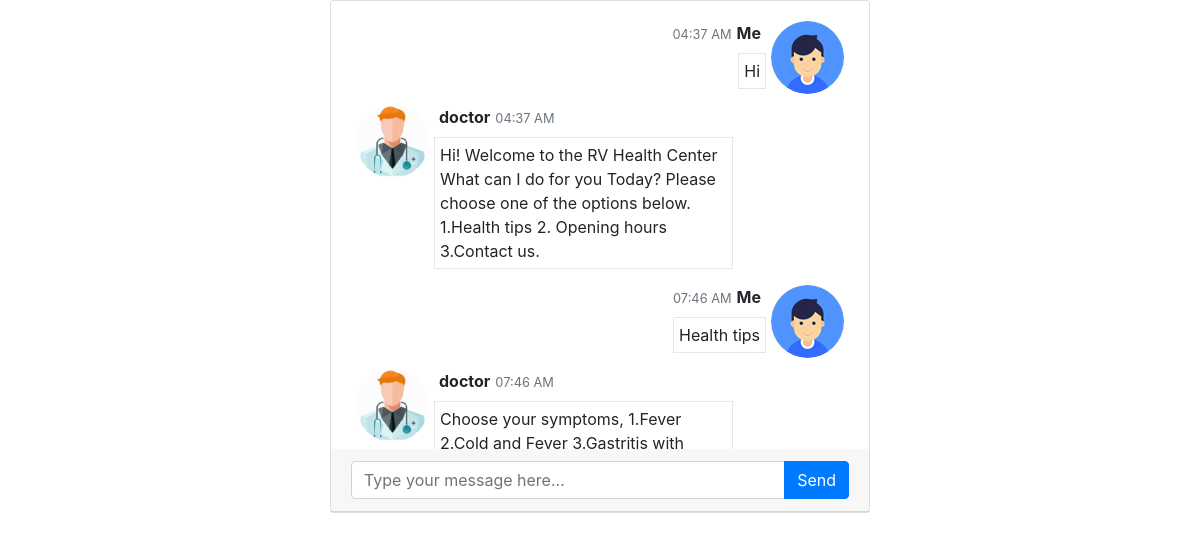
The page /chatbot_index.php on the database its author committed.
### tables this page shows
CREATE TABLE `message` (
  `id` int(11) NOT NULL,
  `message` text NOT NULL,
  `added_on` datetime NOT NULL,
  `type` varchar(10) NOT NULL
);

### chatbot_index.php (the view, shortened to what this page needs)
<?php
include('database.inc.php');
?>
<!DOCTYPE html>
<html lang="en">
   <head>
      <link href="//maxcdn.bootstrapcdn.com/bootstrap/4.1.1/css/bootstrap.min.css" rel="stylesheet" id="bootstrap-css">
	  <link href="style.css" rel="stylesheet">
   </head>
   <body>
      <div class="container">
         <div class="row justify-content-md-center mb-4">
            <div class="col-md-6">
               <div class="card">
                  <div class="card-body messages-box">
					 <ul class="list-unstyled messages-list">
							<?php
							$res=mysqli_query($con,"select * from message");
							if(mysqli_num_rows($res)>0){
								$html='';
								while($row=mysqli_fetch_assoc($res)){
									$message=$row['message'];
									$added_on=$row['added_on'];
									$strtotime=strtotime($added_on);
									$time=date('h:i A',$strtotime);
									$type=$row['type'];
									if($type=='user'){
										$class="messages-me";
										$imgAvatar="user_avatar.png";
										$name="Me";
									}else{
										$class="messages-you";
										$imgAvatar="doctor_avatar.png";
										$name="doctor";
									}
									$html.='<li class="'.$class.' clearfix"><span class="message-img"><img src="img/'.$imgAvatar.'" class="avatar-sm rounded-circle"></span><div class="message-body clearfix"><div class="message-header"><strong class="messages-title">'.$name.'</strong> <small class="time-messages text-muted"><span class="fas fa-time"></span> <span class="minutes">'.$time.'</span></small> </div><p class="messages-p">'.$message.'</p></div></li>';
								}
								echo $html;
							}else{
								?>
								<li class="messages-me clearfix start_chat">
								   Please start
								</li>
								<?php
							}
							?>
                     </ul>
                  </div>
                  <div class="card-header">
                    <div class="input-group">
					   <input id="input-me" type="text" name="messages" class="form-control input-sm" placeholder="Type your message here..." />
					   <span class="input-group-append">
					   <input type="button" class="btn btn-primary" value="Send" onclick="send_msg()">
					   </span>
					</div>
                  </div>
               </div>
            </div>
         </div>
      </div>
   </body>
</html>

### style.css (style rules this page uses)
.messages-box { max-height: 28rem; overflow: auto; }
.messages-title { float: right; margin: 0px 5px; }
.message-img { float: right; margin: 0px 5px; }
.message-header { text-align: right; width: 100%; margin-bottom: 0.5rem; }
.messages-list li.messages-you .messages-title { float: left; }
.messages-list li.messages-you .message-img { float: left; }
.messages-list li.messages-you p { float: left; text-align: left; }
.messages-list li.messages-you .message-header { text-align: left; }
.messages-list li p { max-width: 60%; padding: 5px; border: #e6e7e9 1px solid; }
.messages-list li.messages-me p { float: right; }

### rows shown on the page
message: type (picture), type "Me", added_on "04:37 AM", message "Hi"
message: type "doctor", added_on "04:37 AM", message "Hi! Welcome to the RV Health Center What can I do for you Today? Please choose one of the options below. 1.Health tips 2. Opening hours 3.Contact us."
message: type (picture), type "Me", added_on "07:46 AM", message "Health tips"
message: type "doctor", added_on "07:46 AM", message "Choose your symptoms, 1.Fever 2.Cold and Fever 3.Gastritis with…"
